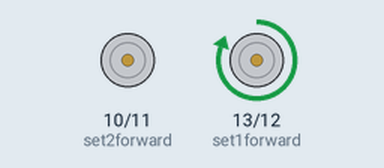
Simulated run of this sketch. Board: Arduino Uno, built with avr-gcc and run on an emulated ATmega328P. On the bench: motor-driver pin pairs drawn as motors (green arrow = first pin HIGH = forward, orange = second pin HIGH = backward, longer = more drive).

Above: at 0.11 s.
At 0.78 s:
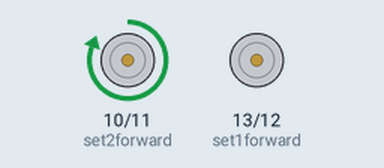
At 1.46 s:
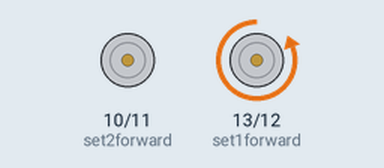
At 2.81 s:
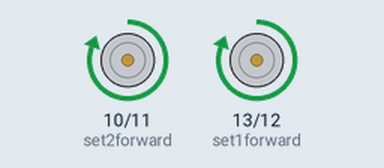
Timing chart, 0 to 3.1 s (numbered marks = the images above):
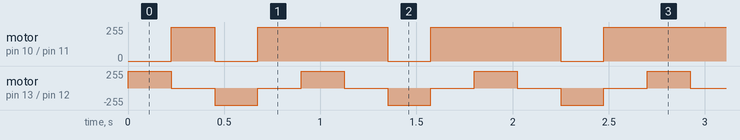

The sketch:

shaking-incubator.ino
```cpp
#include <Arduino.h>

const int set1forward = 13;
const int set1back = 12;
const int set2forward = 10;
const int set2back = 11;
const int duration = 225;


void setup(){
    pinMode(set1forward, OUTPUT);
    pinMode(set1back, OUTPUT);
    pinMode(set2forward, OUTPUT);
    pinMode(set2back, OUTPUT);
    digitalWrite(set1forward, LOW);
    digitalWrite(set1back, LOW);
    digitalWrite(set2forward, LOW);
    digitalWrite(set2back, LOW);
}

void loop(){
    // Begin
    digitalWrite(set1forward, HIGH);
    delay(duration);
    // Delay
    digitalWrite(set1forward, LOW);
    digitalWrite(set2forward, HIGH);
    delay(duration);
    // Next step
    digitalWrite(set2forward, LOW);
    digitalWrite(set1back, HIGH);
    delay(duration);
    // Delay
    digitalWrite(set1back, LOW);
    digitalWrite(set2forward, HIGH);
    delay(duration);
}
```

Measured:
- by itself, motor on pin 10 (set2forward) / pin 11 (set2back): repeats every 0.90 s: stopped 0.23 s, forward 255/255 0.68 s
- by itself, motor on pin 13 (set1forward) / pin 12 (set1back): repeats every 0.90 s: stopped 0.23 s, backward 255/255 0.23 s, stopped 0.23 s, forward 255/255 0.23 s
